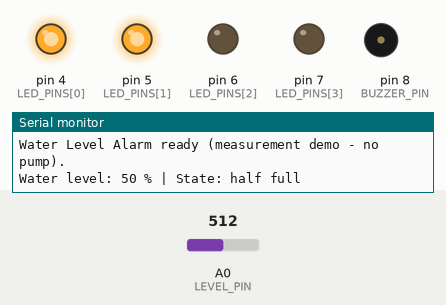
Simulated run of this sketch. Board: Arduino Uno, built with avr-gcc and run on an emulated ATmega328P. On the bench: output pins drawn as LEDs (lit = HIGH), buzzer (waves = sounding), the last lines printed to the serial monitor. The test bench sets the inputs (shaded band); at power-on: A0 (LEVEL_PIN) = 512.

Above: at 1.2 s.
1.3 s: A0 (LEVEL_PIN) set to 755
2.8 s: A0 (LEVEL_PIN) set to 780
At 4.0 s:
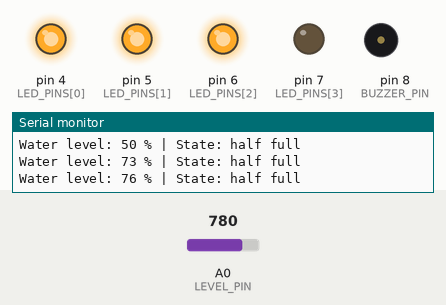
4.3 s: A0 (LEVEL_PIN) set to 814
5.8 s: A0 (LEVEL_PIN) set to 837
At 5.97 s:
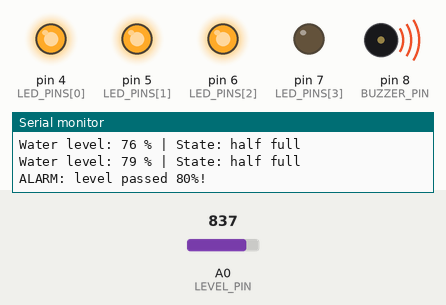
8.8 s: A0 (LEVEL_PIN) set to 511
At 9.9 s:
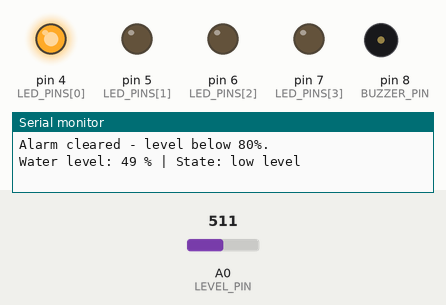
10.3 s: A0 (LEVEL_PIN) set to 269
11.8 s: A0 (LEVEL_PIN) set to 246
At 13.1 s:
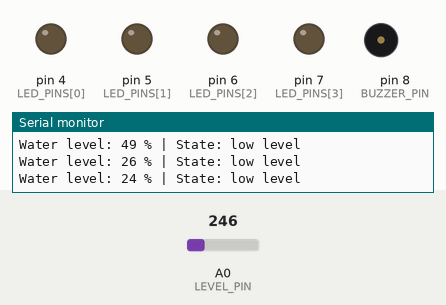
Timing chart, 0 to 14.3 s (numbered marks = the images above; inputs shaded):
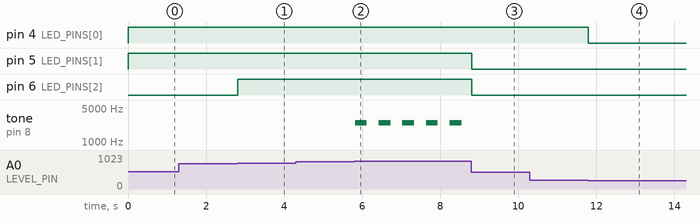

Measured:
- the behaviour switches between 767 and 768 on A0 (LEVEL_PIN) (found by bisection; images 0 and 1)
- the behaviour switches between 828 and 829 on A0 (LEVEL_PIN) (found by bisection; images 1 and 2)
- the behaviour switches between 256 and 255 on A0 (LEVEL_PIN) (found by bisection; images 3 and 4)
- after the input at 2.8 s, pin 6 (LED_PINS[2]): LOW → HIGH at once
- after the input at 5.8 s, tone on pin 8 (BUZZER_PIN): alternates 2500 Hz for 0.30 s and silent for 0.30 s, starting at once
- after the input at 8.8 s, pin 5 (LED_PINS[1]), pin 6 (LED_PINS[2]): HIGH → LOW at once; tone on pin 8 (BUZZER_PIN): stops changing and stays silent
- after the input at 11.8 s, pin 4 (LED_PINS[0]): HIGH → LOW at once

The sketch:

Water-Level-Alarm.ino
```cpp
// 078 - Water Level Alarm
// Measure how full a container is with a water level sensor module, show the
// level on a four LED bar and sound a buzzer when the tank goes above 80%.
// Board: Arduino Uno
// Wiring:
//   Water level sensor module: VCC -> 5V, GND -> GND, SIG -> pin A0
//   LED bar: 25% -> pin 4, 50% -> pin 5, 75% -> pin 6, 95% -> pin 7
//     (each LED through a 220 ohm resistor to GND)
//   Buzzer -> pin 8
//
// EDUCATION ONLY: this project measures and reports the level for learning.
// It contains no pump and no valve - it must not be used for irrigation or
// for switching real mains equipment.

// ---------------- Pin constants ----------------
const int LEVEL_PIN = A0;             // Analog output of the water level sensor
const int LED_PINS[4] = {4, 5, 6, 7}; // LED bar, lowest threshold first
const int BUZZER_PIN = 8;             // Buzzer sounds when the tank is too full

// ---------------- Calibration ----------------
// The bare-trace sensor rarely reaches the full 1023 counts. Dry it, dunk it to
// the maximum depth, read the Serial values, and put them here for a 0-100% scale.
const int RAW_DRY = 0;      // Reading with the sensor out of the water
const int RAW_WET = 1023;   // Reading at the maximum intended depth

const int LED_THRESHOLDS[4] = {25, 50, 75, 95};  // Percent for each LED
const int ALARM_PERCENT = 80;   // Above this level the fill alarm sounds
const unsigned long ALARM_BLINK_MS = 300;  // Alarm blinks about 3 times a second

// ---------------- State variables ----------------
int currentPercent = 0;
bool alarmOn = false;
unsigned long lastBlinkMs = 0;
bool blinkOn = false;

// Convert the raw analog reading into a 0-100% level
int readPercent() {
  int raw = analogRead(LEVEL_PIN);
  if (raw < RAW_DRY) raw = RAW_DRY;
  if (raw > RAW_WET) raw = RAW_WET;
  return map(raw, RAW_DRY, RAW_WET, 0, 100);
}

// Text description of the current level for the Serial Monitor
const char *levelState() {
  if (alarmOn) return "FILL ALARM - tank nearly full!";
  if (currentPercent >= 50) return "half full";
  if (currentPercent >= 10) return "low level";
  return "empty";
}

void setup() {
  pinMode(BUZZER_PIN, OUTPUT);
  for (int i = 0; i < 4; i++) {
    pinMode(LED_PINS[i], OUTPUT);
  }

  Serial.begin(9600);
  Serial.println("Water Level Alarm ready (measurement demo - no pump).");
}

void loop() {
  unsigned long now = millis();

  // ----- 1. Read the level -----
  int newPercent = readPercent();
  if (newPercent != currentPercent) {
    currentPercent = newPercent;
  }

  // ----- 2. Update the LED bar -----
  for (int i = 0; i < 4; i++) {
    bool on = (currentPercent >= LED_THRESHOLDS[i]);
    digitalWrite(LED_PINS[i], on ? HIGH : LOW);
  }

  // ----- 3. Fill alarm above 80% -----
  bool shouldAlarm = (currentPercent > ALARM_PERCENT);
  if (shouldAlarm != alarmOn) {
    alarmOn = shouldAlarm;
    if (alarmOn) {
      Serial.println("ALARM: level passed 80%!");
    } else {
      noTone(BUZZER_PIN);
      Serial.println("Alarm cleared - level below 80%.");
    }
  }

  if (alarmOn) {
    // Flash the buzzer instead of one long tone so it is easy to hear
    if (now - lastBlinkMs >= ALARM_BLINK_MS) {
      lastBlinkMs = now;
      blinkOn = !blinkOn;
      if (blinkOn) tone(BUZZER_PIN, 2500);
      else noTone(BUZZER_PIN);
    }
  }

  // ----- 4. Serial report once per second -----
  static unsigned long lastPrintMs = 0;
  if (now - lastPrintMs >= 1000) {
    lastPrintMs = now;
    Serial.print("Water level: ");
    Serial.print(currentPercent);
    Serial.print(" % | State: ");
    Serial.println(levelState());
  }

  delay(20);
}
```
